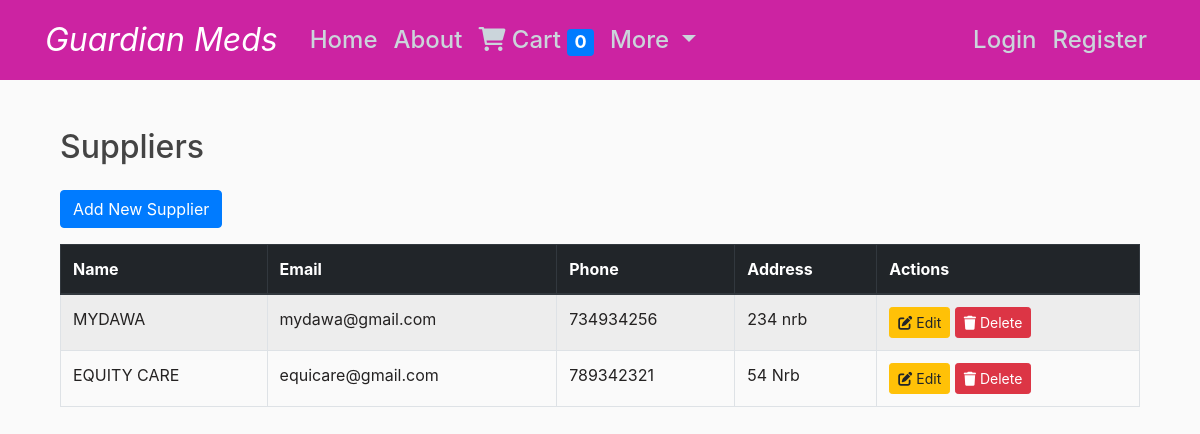
The app's page /suppliers/, older data.
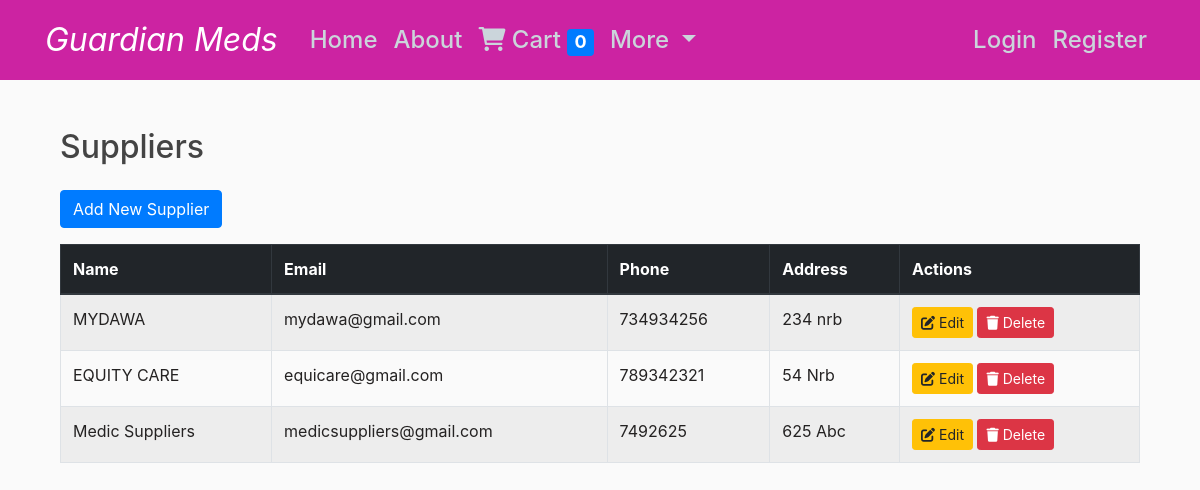
The same page, newer data.
### pharmacy/models.py (models this page shows, shortened)
class Supplier(models.Model):
    id = models.UUIDField(primary_key=True, default=uuid.uuid4, editable=False)
    name = models.CharField(max_length=255)
    contact_email = models.EmailField()
    contact_phone = models.CharField(max_length=15)
    address = models.TextField()
    created_at = models.DateTimeField(auto_now_add=True)

### pharmacy/views.py (the view)
# urls.py: path('suppliers/', views.list_suppliers, name='supplier_list'),
def list_suppliers(request):
    suppliers = Supplier.objects.all()
    return render(request, 'pharmacy/supplier_list.html', {'suppliers': suppliers})

### pharmacy/templates/pharmacy/supplier_list.html
{% extends "pharmacy/base.html" %}
{% block content %}
<div class="container my-5">
    <h2 class="mb-4">Suppliers</h2>
    <a href="{% url 'supplier_create' %}" class="btn btn-primary mb-3">Add New Supplier</a>
    <div class="table-responsive">
        <table class="table table-bordered table-striped">
            <thead class="thead-dark">
                <tr>
                    <th>Name</th>
                    <th>Email</th>
                    <th>Phone</th>
                    <th>Address</th>
                    <th>Actions</th>
                </tr>
            </thead>
            <tbody>
                {% for supplier in suppliers %}
                <tr>
                    <td>{{ supplier.name }}</td>
                    <td>{{ supplier.contact_email }}</td>
                    <td>{{ supplier.contact_phone }}</td>
                    <td>{{ supplier.address }}</td>
                    <td>
                        <a href="{% url 'supplier_update' supplier.id %}" class="btn btn-sm btn-warning">
                            <i class="fas fa-edit"></i> Edit
                        </a>
                        <a href="{% url 'supplier_delete' supplier.id %}" class="btn btn-sm btn-danger">
                            <i class="fas fa-trash"></i> Delete
                        </a>
                    </td>
                </tr>
                {% endfor %}
            </tbody>
        </table>
    </div>
</div>
{% endblock %}

Row changes from the older to the newer data that the page shows:
added Supplier: name "Medic Suppliers", contact_email "medicsuppliers@gmail.com", contact_phone "7492625", address "625 Abc"
